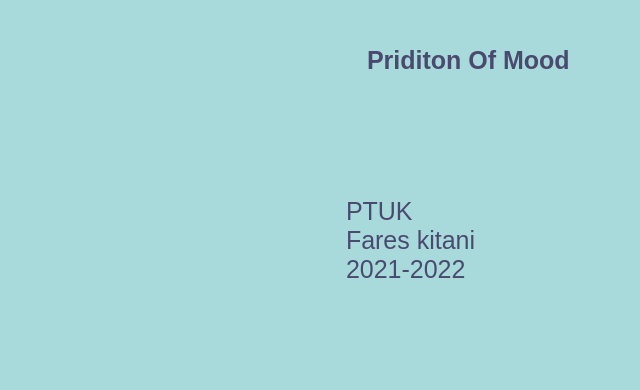
<?xml version="1.0" encoding="UTF-8"?>
<ui version="4.0">
 <class>MainWindow</class>
 <widget class="QMainWindow" name="MainWindow">
  <property name="geometry">
   <rect>
    <x>0</x>
    <y>0</y>
    <width>640</width>
    <height>390</height>
   </rect>
  </property>
  <property name="minimumSize">
   <size>
    <width>640</width>
    <height>390</height>
   </size>
  </property>
  <property name="maximumSize">
   <size>
    <width>640</width>
    <height>390</height>
   </size>
  </property>
  <property name="windowTitle">
   <string>Login</string>
  </property>
  <property name="windowIcon">
   <iconset>
    <normaloff>image/login.png</normaloff>image/login.png</iconset>
  </property>
  <property name="styleSheet">
   <string notr="true">background-color: rgb(168, 218, 220);</string>
  </property>
  <property name="documentMode">
   <bool>false</bool>
  </property>
  <widget class="QWidget" name="centralwidget">
   <widget class="QLabel" name="labelaccount">
    <property name="geometry">
     <rect>
      <x>-10</x>
      <y>0</y>
      <width>320</width>
      <height>390</height>
     </rect>
    </property>
    <property name="styleSheet">
     <string notr="true">
border-image: url(img/logo_mood.png);</string>
    </property>
    <property name="text">
     <string/>
    </property>
   </widget>
   <widget class="QLabel" name="label">
    <property name="geometry">
     <rect>
      <x>340</x>
      <y>30</y>
      <width>281</width>
      <height>61</height>
     </rect>
    </property>
    <property name="font">
     <font>
      <pointsize>-1</pointsize>
      <weight>75</weight>
      <bold>true</bold>
     </font>
    </property>
    <property name="cursor">
     <cursorShape>PointingHandCursor</cursorShape>
    </property>
    <property name="styleSheet">
     <string notr="true"> font-size:25px;
 line-height:1.2;
  color: rgb(74, 74, 111);
  justify-content: center;
  align-items: center;
  padding: 0 20px;
  width: 100%;
  height: 50px;
</string>
    </property>
    <property name="text">
     <string>Priditon Of Mood</string>
    </property>
   </widget>
   <widget class="QLabel" name="label_2">
    <property name="geometry">
     <rect>
      <x>320</x>
      <y>100</y>
      <width>311</width>
      <height>281</height>
     </rect>
    </property>
    <property name="font">
     <font>
      <pointsize>-1</pointsize>
     </font>
    </property>
    <property name="cursor">
     <cursorShape>PointingHandCursor</cursorShape>
    </property>
    <property name="styleSheet">
     <string notr="true"> font-size:25px;
 line-height:1.2;
  color: rgb(74, 74, 111);
  justify-content: center;
  align-items: center;
  padding: 0 20px;
  width: 100%;
  height: 50px;
</string>
    </property>
    <property name="text">
     <string>PTUK 
Fares kitani
2021-2022</string>
    </property>
   </widget>
  </widget>
 </widget>
 <resources/>
 <connections/>
</ui>
